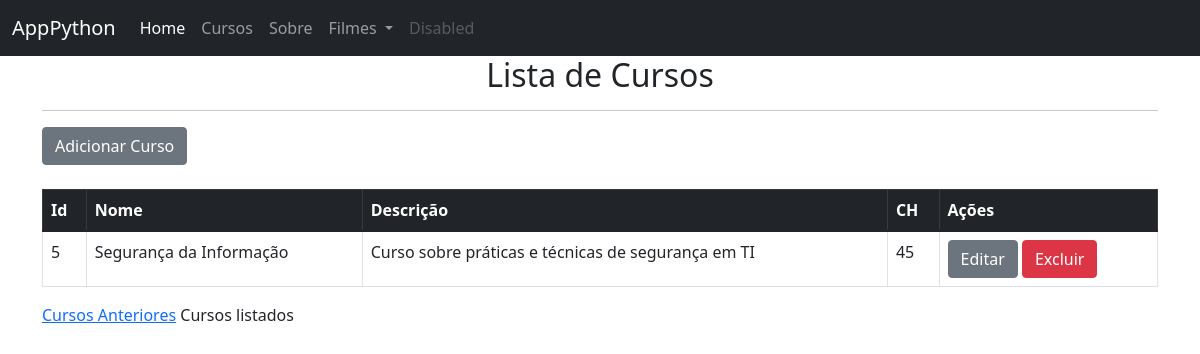
/cursos?page=2, run on an earlier commit of the app's database.
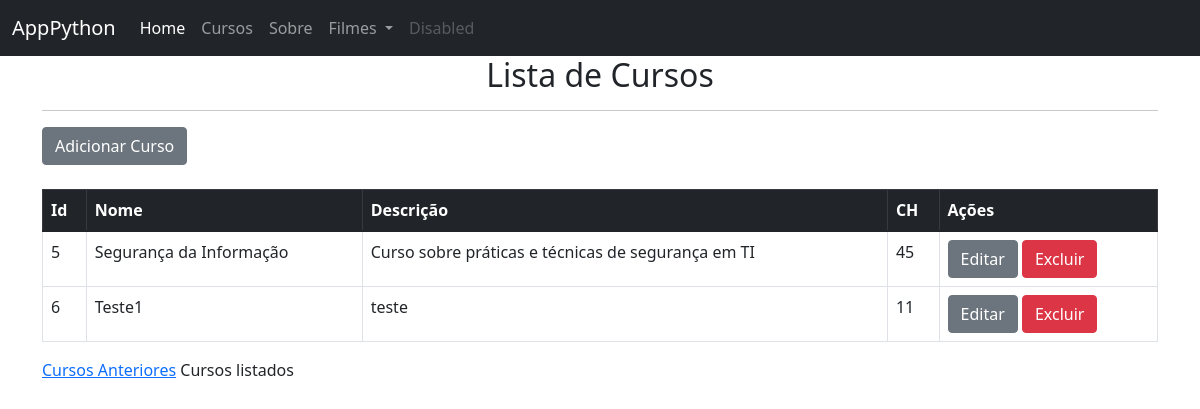
And on a later commit of the database.
### app.py (models this page shows, shortened)
class cursos(db.Model):
	id = db.Column(db.Integer, primary_key=True)
	nome = db.Column(db.String(50))
	descricao = db.Column(db.String(100))
	ch = db.Column(db.Integer)

### app.py (the view)
@app.route('/cursos')
def lista_cursos():
	page = request.args.get('page', 1, type=int)
	per_page = 4
	todos_cursos = cursos.query.paginate(page=page, per_page=per_page)
	return render_template("cursos.html",cursos=todos_cursos)

### templates/cursos.html
{% extends 'base.html' %}
{% block conteudo %}
<h2 style="text-align: center;">Lista de Cursos</h2>
<hr>
<a href="{{url_for('cria_curso')}}" class="btn btn-secondary">Adicionar Curso</a>
<br><br>
<table class="table table-bordered table-hover">
	<thead class="table-dark">
	    <tr>
	      <th scope="col">Id</th>
	      <th scope="col">Nome</th>
	      <th scope="col">Descrição</th>
	      <th scope="col">CH</th>
	      <th scope="col">Ações</th>
	    </tr>
  </thead>
  <tbody>
	{% for curso in cursos.items %}
		<tr>
			<td>{{curso.id}}</td>
			<td>{{curso.nome}}</td>
			<td>{{curso.descricao}}</td>
			<td>{{curso.ch}}</td>
			<td>
				<a href="{{curso.id}}/atualiza_curso" class="btn btn-secondary btn-xs">Editar</a>
				<a href="{{curso.id}}/remove_curso" onclick="return confirm('Deseja excluir esse registro?')" class="btn btn-danger btn-xs">Excluir</a>
			</td>
		</tr>
	{% endfor %}
  </tbody>
</table>
{% if cursos.has_prev %}
	<a href="{{url_for('lista_cursos', page=cursos.prev_num)}}">Cursos Anteriores</a>
{% else %}
	Cursos listados
{% endif %}
{% if cursos.has_next %}
	<a href="{{url_for('lista_cursos', page=cursos.next_num)}}">Próximos Cursos</a>
{% else %}
	Cursos listados
{% endif %}
{% endblock conteudo %}

### templates/base.html (shortened to what this page needs)
<!DOCTYPE html>
<html>
<head>
	<link rel="stylesheet" href="https://cdn.jsdelivr.net/npm/bootstrap@5.1.3/dist/css/bootstrap.min.css">
</head>
<body>
	<nav class="navbar navbar-expand-lg navbar-dark bg-dark">
	  <div class="container-fluid">
	    <a class="navbar-brand" href="#">AppPython</a>
	    <div class="collapse navbar-collapse" id="navbarSupportedContent">
	      <ul class="navbar-nav me-auto mb-2 mb-lg-0">
	        <li class="nav-item">
	          <a class="nav-link active" aria-current="page" href="{{url_for('principal')}}">Home</a>
	        </li>
	        <li class="nav-item">
	          <a class="nav-link" href="{{url_for('lista_cursos')}}">Cursos</a>
	        </li>
	        <li class="nav-item">
	          <a class="nav-link" href="{{url_for('sobre')}}">Sobre</a>
	        </li>
	        <li class="nav-item dropdown">
	          <a class="nav-link dropdown-toggle" href="#" id="navbarDropdown" role="button" data-bs-toggle="dropdown" aria-expanded="false">
	            Filmes
	          </a>
	        </li>
	        <li class="nav-item">
	          <a class="nav-link disabled">Disabled</a>
	        </li>
	      </ul>
	    </div>
	  </div>
	</nav>
	<div class="container">
		{% block conteudo %}
		{% endblock conteudo %}
	</div>
</body>
</html>

What changed in the data, as far as the page shows it:
added cursos: id "6", nome "Teste1", descricao "teste", ch "11"
